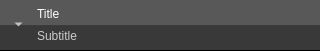
<?xml version="1.0" encoding="UTF-8"?>
<ui version="4.0">
 <class>AMDataViewSectionHeader</class>
 <widget class="QFrame" name="AMDataViewSectionHeader">
  <property name="geometry">
   <rect>
    <x>0</x>
    <y>0</y>
    <width>320</width>
    <height>51</height>
   </rect>
  </property>
  <property name="sizePolicy">
   <sizepolicy hsizetype="Preferred" vsizetype="Fixed">
    <horstretch>0</horstretch>
    <verstretch>0</verstretch>
   </sizepolicy>
  </property>
  <property name="windowTitle">
   <string>Section Header</string>
  </property>
  <property name="styleSheet">
   <string notr="true">#AMDataViewSectionHeader {
/*background-color: qlineargradient(spread:pad, x1:0, y1:0, x2:0, y2:1, stop:0 rgba(81, 81, 81, 255), stop:0.494444 rgba(81, 81, 81, 255), stop:0.5 rgba(64, 64, 64, 255), stop:1 rgba(64, 64, 64, 255));*/
background-color: qlineargradient(spread:pad, x1:0, y1:0, x2:0, y2:1, stop:0 rgba(0, 0, 0, 105), stop:0.494444 rgba(0, 0, 0, 105), stop:0.5 rgba(0, 0, 0, 134), stop:1 rgba(0, 0, 0, 134));
border-bottom: 1px solid black;
}</string>
  </property>
  <property name="frameShape">
   <enum>QFrame::NoFrame</enum>
  </property>
  <property name="frameShadow">
   <enum>QFrame::Plain</enum>
  </property>
  <property name="lineWidth">
   <number>0</number>
  </property>
  <layout class="QHBoxLayout" name="horizontalLayout">
   <property name="leftMargin">
    <number>6</number>
   </property>
   <property name="topMargin">
    <number>2</number>
   </property>
   <property name="bottomMargin">
    <number>4</number>
   </property>
   <item>
    <widget class="QToolButton" name="expandButton_">
     <property name="styleSheet">
      <string notr="true">QToolButton {
border: none;
background-color: rgba(255, 255, 255, 0);
color: white;
}
QToolButton::down-arrow {
	image: url(:/22x22/arrow-white-down.png);
}
QToolButton::right-arrow {
	image: url(:/22x22/arrow-white-right.png);
}
</string>
     </property>
     <property name="text">
      <string>...</string>
     </property>
     <property name="iconSize">
      <size>
       <width>22</width>
       <height>22</height>
      </size>
     </property>
     <property name="checkable">
      <bool>true</bool>
     </property>
     <property name="checked">
      <bool>true</bool>
     </property>
     <property name="arrowType">
      <enum>Qt::DownArrow</enum>
     </property>
    </widget>
   </item>
   <item>
    <layout class="QVBoxLayout" name="titleLayout">
     <property name="spacing">
      <number>0</number>
     </property>
     <item>
      <widget class="QLabel" name="titleLabel_">
       <property name="styleSheet">
        <string notr="true">color: white;
font: 20pt &quot;Lucida Grande&quot;</string>
       </property>
       <property name="text">
        <string>Title</string>
       </property>
      </widget>
     </item>
     <item>
      <widget class="QLabel" name="subtitleLabel_">
       <property name="styleSheet">
        <string notr="true">color: rgb(204, 204, 204);
font: 12pt &quot;Lucida Grande&quot;</string>
       </property>
       <property name="text">
        <string>Subtitle</string>
       </property>
      </widget>
     </item>
    </layout>
   </item>
   <item>
    <spacer name="horizontalSpacer">
     <property name="orientation">
      <enum>Qt::Horizontal</enum>
     </property>
     <property name="sizeHint" stdset="0">
      <size>
       <width>207</width>
       <height>17</height>
      </size>
     </property>
    </spacer>
   </item>
  </layout>
 </widget>
 <resources/>
 <connections/>
</ui>
